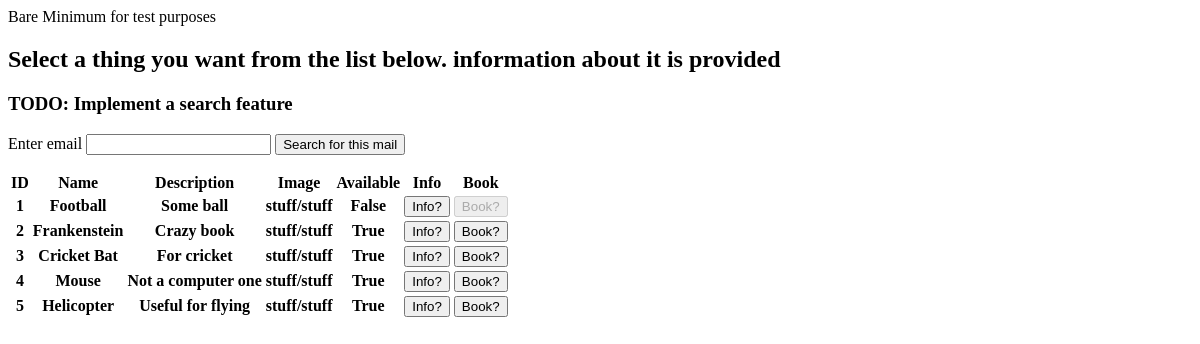
Before: / with the older database file.
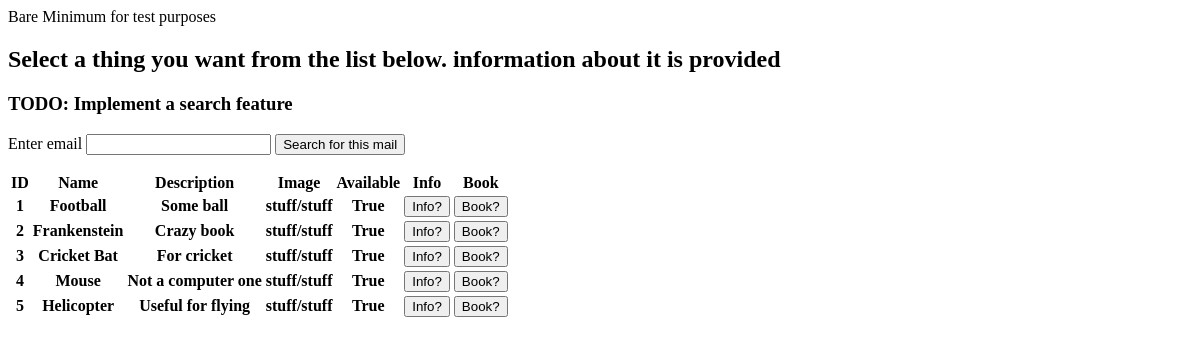
After: the same page with the newer database file.
### models.py (models this page shows)
class Item(Base):
    __tablename__ = "items"
    id = Column(Integer, primary_key=True)
    name = Column(String, nullable=False)
    description = Column(String)
    image_path = Column(String, nullable=True)
    available = Column(Boolean, default=True)
    hold_time = Column(Integer, default=3)  # Max-days before return must be done
    occupy_time = Column(Integer, default=15) # Max-days after booking item must be taken
    bookings = relationship("Booking", back_populates="item")

### app.py (the view)
@app.route("/")
def home():
    db = get_db()
    items = get_all_items(db)
    db.close()
    return render_template("index.html", items=items)

### app.py (called while the page is built)
def get_db():
    return SessionLocal()

### models.py (called while the page is built)
def get_all_items(db):
    return db.query(Item).all()

### templates/index.html (shortened to what this page needs)
<html>
	<body>
		Bare Minimum for test purposes
		<h2> Select a thing you want from the list below. information about it is provided </h2>
		<h3> TODO: Implement a search feature</h3>
	</body>
	<form action="/user-bookings" method="post">
		<label for="email">Enter email</label>
		<input type="email" name="email">
		<button>Search for this mail</button>
	</form>
	<table>
		<tr>
			<th>ID</th>
			<th>Name</th>
			<th>Description</th>
			<th>Image</th>
			<th>Available</th>
			<th>Info</th>
			<th>Book</th>
		</tr>
		{% for item in items %}
			<tr>
				<th>{{item.id}}</th>
				<th>{{item.name}}</th>
				<th>{{item.description}}</th>
				<th>{{item.image_path}}</th>
				<th>{{item.available}}</th>
				<th><Button onclick="click_info({{item.id}})">Info?</Button></th>
				<th><Button onclick="click_book({{item.id}})" {% if item.available < 1%}disabled{%endif%}>Book?</Button></th>
			</tr>
		{% endfor %}
	</table>
</html>

Changed rows visible on the page:
changed Item "Football": available "False" → "True"
